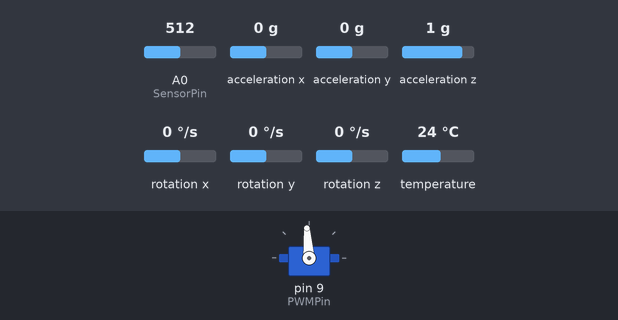
A sketch run on a simulated Arduino Uno, built with avr-gcc and run on an emulated ATmega328P. Parts: servo. The test bench sets the inputs (shaded band); at power-on: acceleration y 0 g, acceleration z 1 g, A0 (SensorPin) = 512, acceleration x 0 g, rotation x 0 °/s, rotation y 0 °/s, rotation z 0 °/s, temperature 24 °C. Servo pulses on a pin are drawn as a servo (544–2400 µs = 0–180°); what the sketch prints to the serial monitor is not drawn.

Above: at 2.2 s.
2.3 s: acceleration y set to -1.4 g
At 5.1 s:
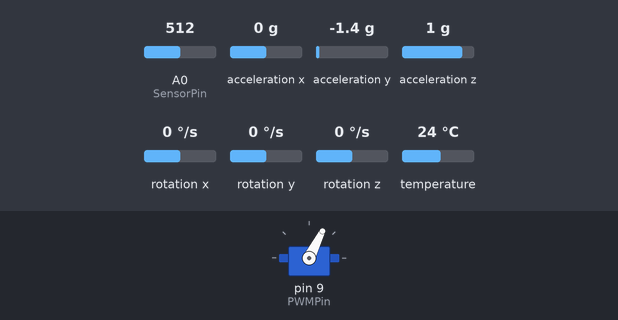
5.3 s: acceleration z set to -1.4 g
At 6.8 s:
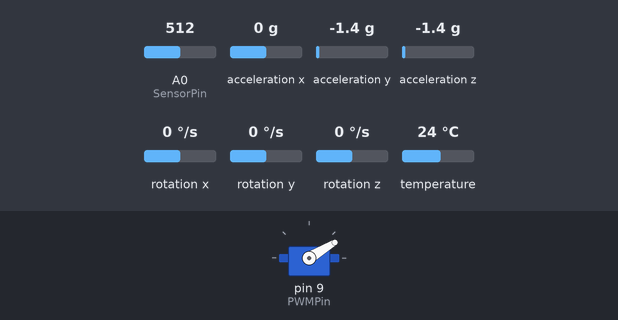
7.2 s: acceleration y set to -0.2 g
9.1 s: acceleration y set to 0.1 g
At 11.0 s:
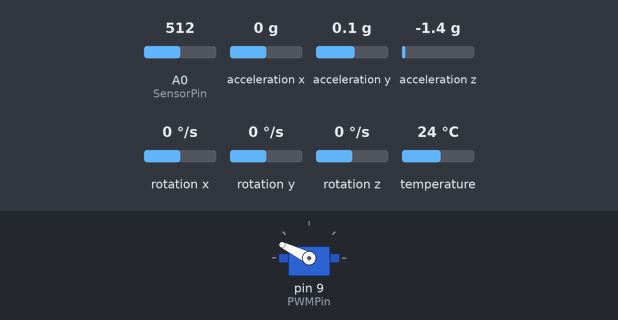
11.3 s: acceleration z set to 0 g
Timing chart, 0 to 18.3 s (numbered marks = the images above; inputs shaded):
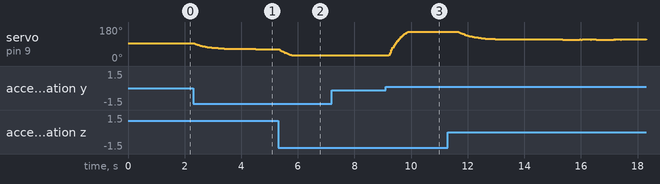

Measured:
- the behaviour switches between -0.1 and 0 g on acceleration y (found by bisection; images 2 and 3)
- after the input at 2.3 s, servo on pin 9 (PWMPin): moves from 94° to 63° over 2.2 s, starting at once
- after the input at 5.3 s, servo on pin 9 (PWMPin): moves from 63° to 31° over 0.46 s, starting at once
- after the input at 7.2 s, every drawn part: stays the same
- after the input at 9.1 s, servo on pin 9 (PWMPin): moves from 31° to 154° over 0.66 s, starting after 0.12 s

The sketch:

controlador_PD.ino
```cpp
#include <Adafruit_MPU6050.h>
#include <Adafruit_Sensor.h>
#include <Wire.h>
#include <Servo.h>

#define PWMPin 9
#define SensorPin A0
#define Lectura_pote_low  146
#define Lectura_pote_high 862
#define Frec_muestreo 100

unsigned long time1 = 0;
unsigned long time2 = 0;
int val = 0;
float deg = 0;
int OCR1A_min = 1100;
int OCR1A_max = 4900;
float angle;
float angle_map;
int lectura_pote;
float angulo_x0_giro = 0;
float angulo_x1_giro = 0;
float angulo_x0_acel = 0;
float angulo_filtro_complementario = 0;
float alpha = 0.98;
float angulo_filtro_complementario_deg = 0;
float angulo_filtro_complementario_anterior;
float angulo_filtro_complementario_actual;
float pi = 3.1415926;
float angle_pendulo = 0;
float thita_ref = 0;
float phi_ref = 90;
float u = 0;
float accion_control_ant = 90;
float error[2] = {0,0};
float D[2] = {0,0};
float I[2] = {0,0};
float kp = 0.6; //0.6
float ki = 0; //10
float kd = 0.0001;
float T = 0.01;

//Offset: Acceleration X: -0.64, Y: -0.02, Z: 7.86 m/s^2 (MEDIDO)
float offset_aceleracion_Y = 0.27;
float offset_aceleracion_Z = 9.8 - 7.9;

Adafruit_MPU6050 mpu;

void setup() {
  Serial.begin(115200); //Inicializacion de puerto serie
  pinMode(PWMPin, OUTPUT);  //Configuracion del pin 9 como salida

  TCNT1 = 0;

  // Try to initialize!
	if (!mpu.begin()) {
		//Serial.println("Failed to find MPU6050 chip");
		while (1) {
		  delay(10);
		}
	}
	//Serial.println("MPU6050 Found!");

	// set accelerometer range to +-8G
	mpu.setAccelerometerRange(MPU6050_RANGE_8_G);

	// set gyro range to +- 500 deg/s
	mpu.setGyroRange(MPU6050_RANGE_500_DEG);

	// set filter bandwidth to 5-10-21-44-94-184-260 Hz
	mpu.setFilterBandwidth(MPU6050_BAND_10_HZ);
  angulo_filtro_complementario_anterior = 0;

  PWM_50Hz();   //Configuracion e inicializacion del timer 1 para generar PWM
  angle_2_servo(90);
  delay(1000);
}

void loop() {

  time1 = millis();

  //Mediciones de los angulos
  float angle_measure = pote_2_angle();
  angle_pendulo = angle_IMU();

  //Calculo el error y actualizo el anterior
  error[1] = error[0];
  error[0] = thita_ref - angle_pendulo;

 //Calculo y actualizo valores de las derivadas e integrales;
  float swap = I[0];
  I[0] = I[1] + T/2 * error[0] + T/2 * error[1];
  I[1] = swap;
  swap = D[0];
  D[0] = 2 * (error[0] - error[1])/T - D[1];
  D[1] = swap;

  //PID por Tustin
  u = kp * error[0] + ki * (I[1] + T/2 * error[0] + T/2 * error[1]) + kd * (2 * (error[0] - error[1])/T - D[1]);

  //Aplico la accion de control
  angle_2_servo(phi_ref + u);

  int aux = 1000/Frec_muestreo;
  time2 = millis();


  matlab_send(u, angle_measure, angle_pendulo);

  delay(aux - (time2 - time1));   //Delay necesario para el muestreo a la frecuencia Frec_muestreo
}


void PWM_50Hz(){
  //Configuracion de los registros para un Fast PWM de 50Hz

  TCCR1A = 0;
  TCCR1B = 0;
  TCCR1A = (1 << COM1A1) | (1 << WGM11) ;
  TCCR1B = (1 << CS11) | (1 << WGM13) | (1 << WGM12) ;
  ICR1 = 39999;
}


float pote_2_angle (){

  float lectura_pote = analogRead(SensorPin);
      //Se limita el rango de valores del potenciometro para un rango de entre -90° y 90°
  //if (lectura_pote <= Lectura_pote_low)
    //lectura_pote = Lectura_pote_low;
  //if (lectura_pote >= Lectura_pote_high)
    //lectura_pote = Lectura_pote_high;

  float aux2 = map(lectura_pote, Lectura_pote_low, Lectura_pote_high, 0, 180);

  return aux2;

}

//Retorna el valor de OICRA
void angle_2_servo(float angle){
    if (angle <= 30){
      angle = 30;
    }
    else if (angle >=150){
      angle = 150;
    }
    OCR1A = map(angle, 0, 180, OCR1A_max, OCR1A_min);
}

void matlab_send(float dato1, float dato2, float dato3){
  Serial.write("abcd");
  byte * b = (byte *) &dato1;
  Serial.write(b,4);
  b = (byte *) &dato2;
  Serial.write(b,4);
  b = (byte *) &dato3;
  Serial.write(b,4);
}


float angle_IMU(){
  sensors_event_t a, g, temp;
  mpu.getEvent(&a, &g, &temp);

  angulo_x0_acel = atan2(a.acceleration.y + offset_aceleracion_Y, a.acceleration.z + offset_aceleracion_Z);

  angulo_filtro_complementario_actual = alpha * (angulo_filtro_complementario_anterior + g.gyro.x * 1/(float)(Frec_muestreo)) + (1 - alpha) * angulo_x0_acel;
  angulo_filtro_complementario_anterior = angulo_filtro_complementario_actual;

  return angulo_filtro_complementario_deg = (angulo_filtro_complementario_actual * 180) / pi;
}
```
